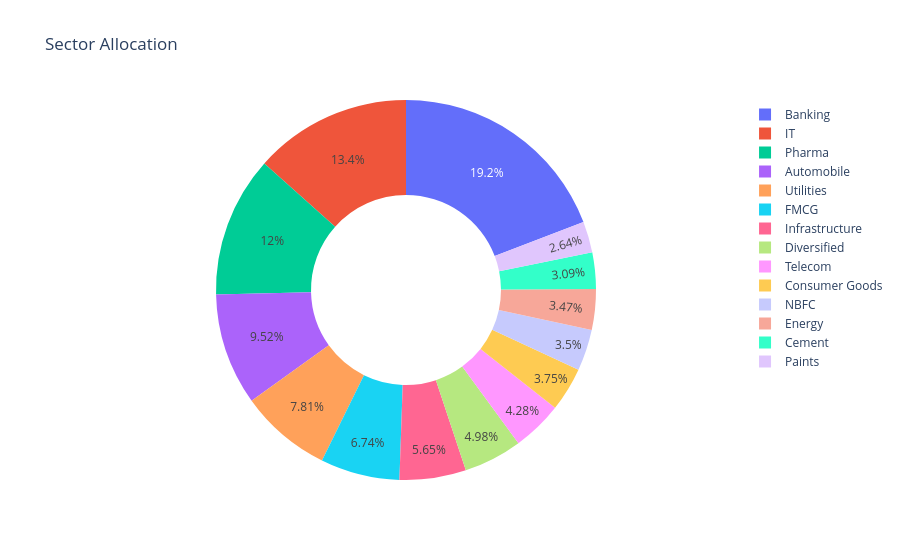

Notebook code for this chart:
### Code cell
#Sector Allocation Donut
sector_data = portfolio.groupby("sector")["weight_pct"].sum()

fig = px.pie(
    values=sector_data.values,
    names=sector_data.index,
    hole=0.5,
    title="Sector Allocation"
)

fig.show()

### Figure 1 — Plotly figure (JSON) as saved in the notebook; plotly's stock layout.template omitted (floating-point values rounded to 4 significant figures)
{"data": [{"domain": {"x": [0, 1], "y": [0, 1]}, "hole": 0.5, "hovertemplate": "label=%{label}<br>value=%{value}<extra></extra>", "labels": ["Automobile", "Banking", "Cement", "Consumer Goods", "Diversified", "Energy", "FMCG", "IT", "Infrastructure", "NBFC", "Paints", "Pharma", "Telecom", "Utilities"], "legendgroup": "", "name": "", "showlegend": true, "type": "pie", "values": [323.6, 652.3, 105.0, 127.6, 169.2, 117.9, 229.1, 455.5, 192.2, 119.1, 89.86, 407.4, 145.6, 265.5]}], "layout": {"legend": {"tracegroupgap": 0}, "title": {"text": "Sector Allocation"}}}
